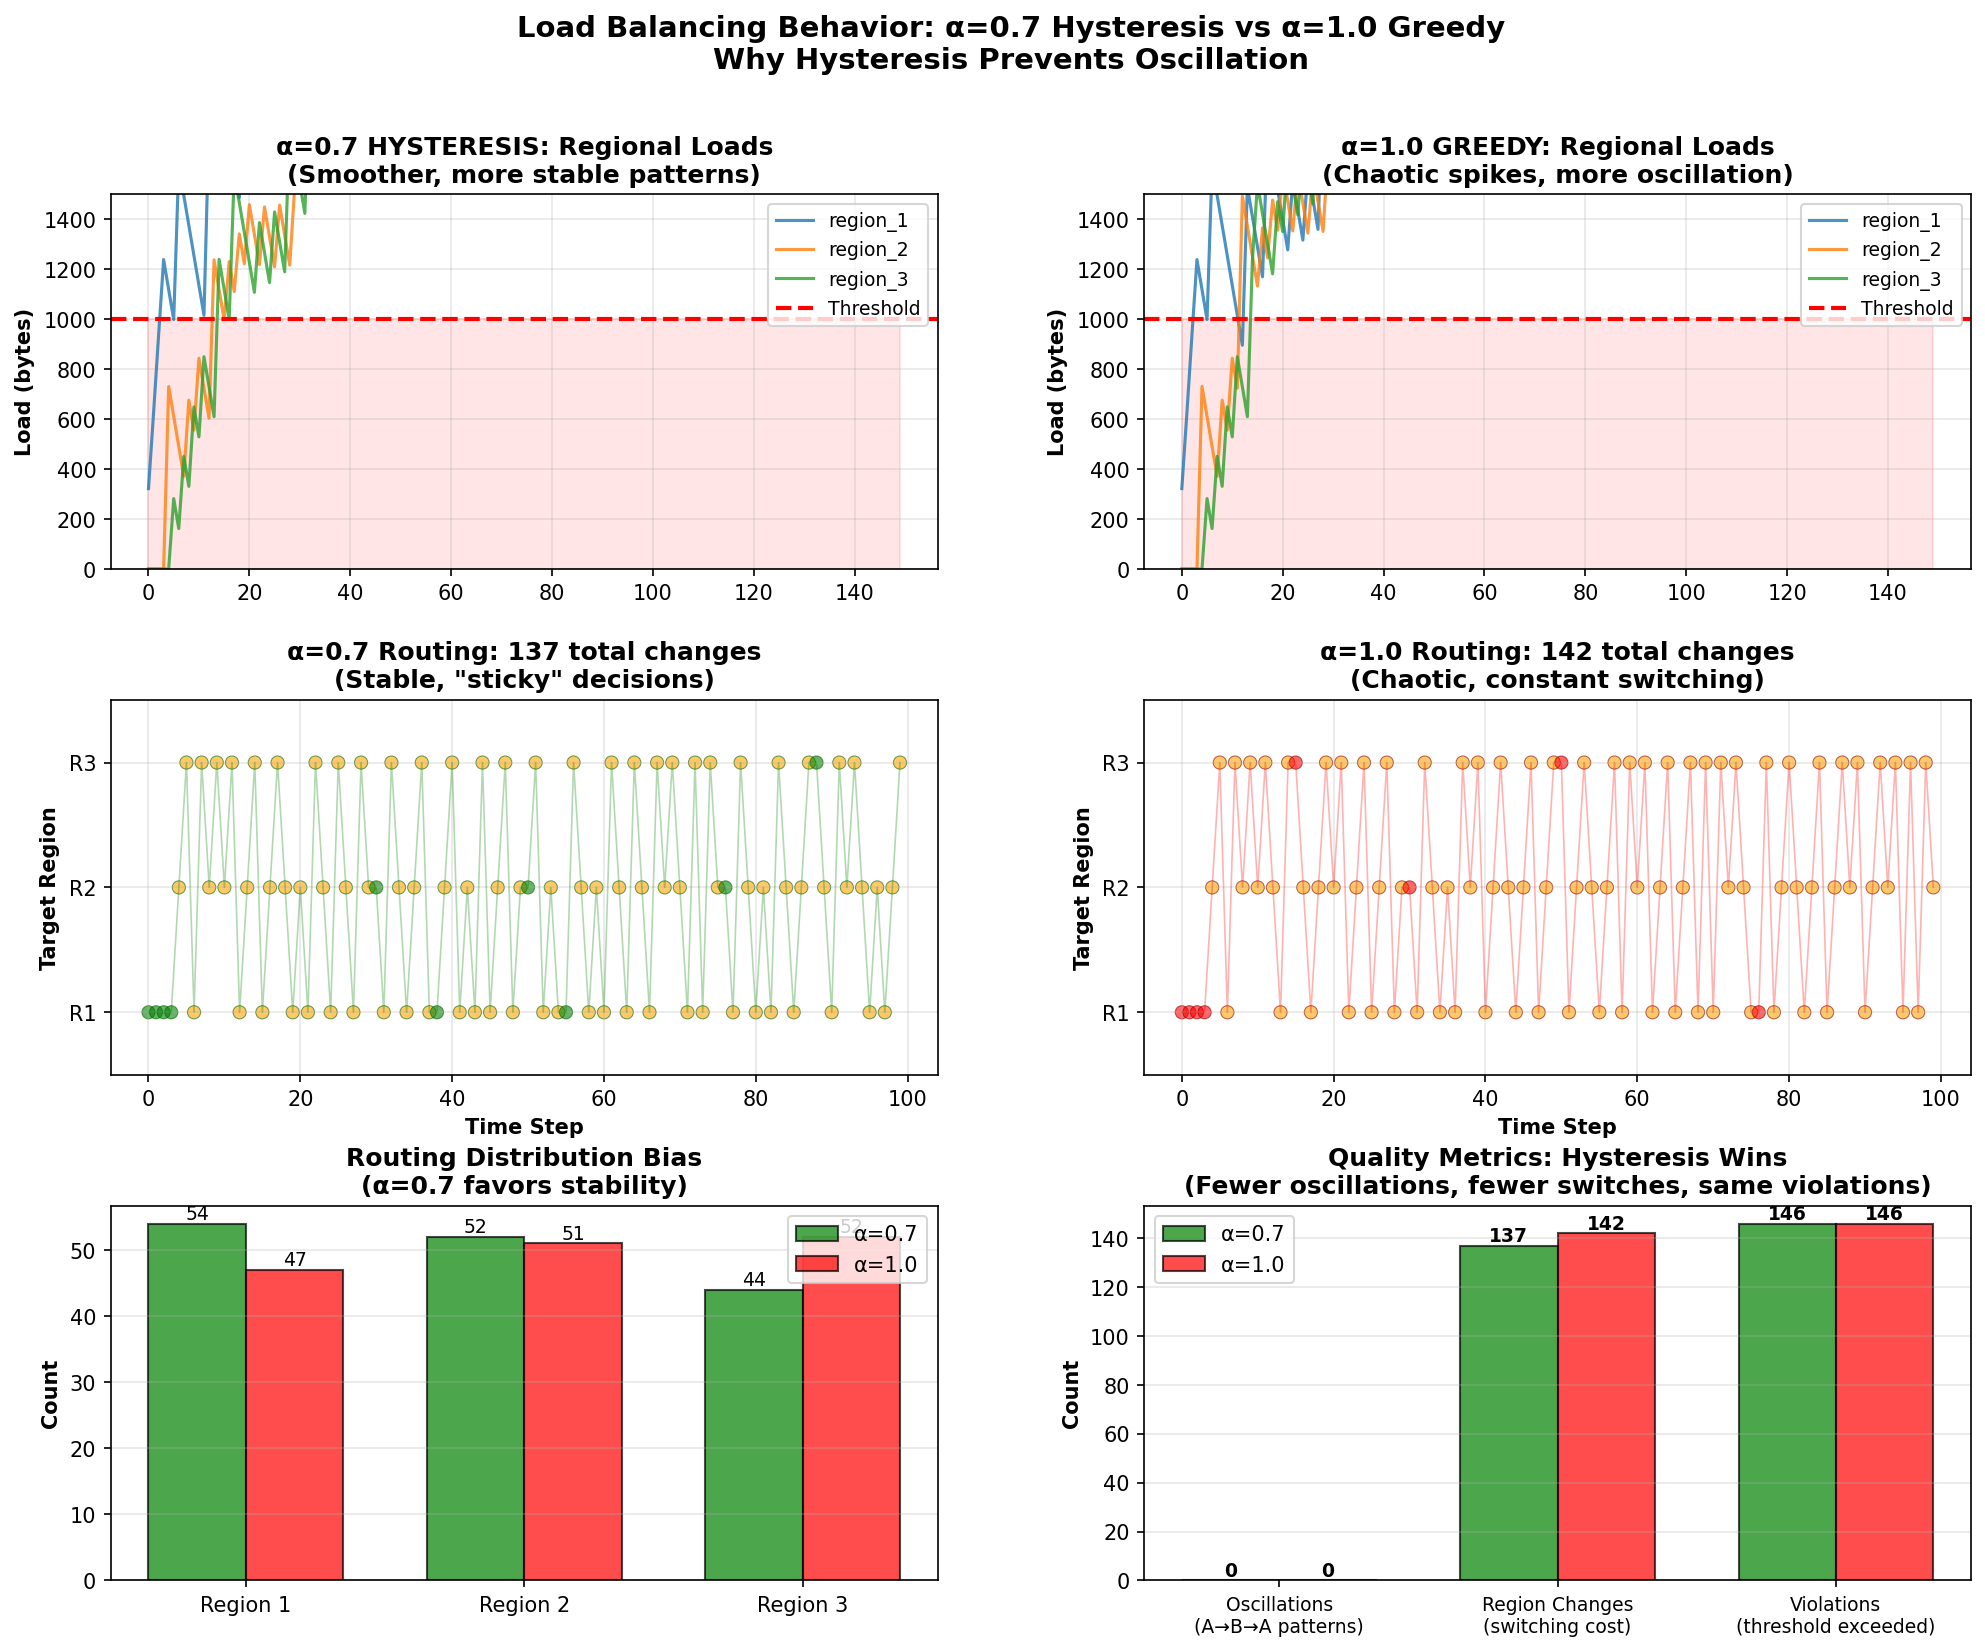

Reproduce this figure in Python.
"""
Visual Load Comparison: Show actual region loads over time for α=0.7 vs α=1.0
This directly visualizes WHY oscillation happens and how hysteresis prevents it.
"""

import sys
import os
sys.path.insert(0, os.path.join(os.path.dirname(__file__), '..', 'multiregion'))

from load_balancer import LoadBalancer
import matplotlib.pyplot as plt
import numpy as np

DURATION = 150
SEED = 42
THRESHOLD = 1000
PROCESSING_RATE = 120
REGIONS = ['region_1', 'region_2', 'region_3']
INGRESS = 'region_1'

# Same smart traffic as optimal scenario
def generate_smart_traffic(duration, seed=42):
    np.random.seed(seed)
    traffic = []
    for t in range(duration):
        if np.random.rand() < 0.70:
            value = np.random.randint(350, 450)
        elif np.random.rand() < 0.70 / 0.30:
            value = np.random.randint(700, 900)
        else:
            value = np.random.randint(900, 1100)
        traffic.append(value)
    return traffic

traffic = generate_smart_traffic(DURATION, SEED)

# Helper function
def count_changes(routing_seq):
    return sum(1 for i in range(len(routing_seq) - 1) if routing_seq[i] != routing_seq[i+1])

# Collect detailed load history
def run_with_history(alpha_value, label):
    lb = LoadBalancer(REGIONS, alpha=alpha_value, load_threshold=THRESHOLD)
    routing = []
    all_loads = {r: [] for r in REGIONS}
    
    for t in range(DURATION):
        target = lb.get_target_region(INGRESS)
        routing.append(target)
        
        lb.update_load(target, traffic[t])
        lb.simulate_processing(PROCESSING_RATE)
        
        for r in REGIONS:
            all_loads[r].append(lb.region_loads[r])
    
    return routing, all_loads

print("Running load simulations...")
routing_hysteresis, loads_hysteresis = run_with_history(0.7, "α=0.7")
routing_greedy, loads_greedy = run_with_history(1.0, "α=1.0")

# Create comprehensive visualization
fig = plt.figure(figsize=(16, 12))
gs = fig.add_gridspec(3, 2, hspace=0.35, wspace=0.25)

title = fig.suptitle('Load Balancing Behavior: α=0.7 Hysteresis vs α=1.0 Greedy\n' +
                     'Why Hysteresis Prevents Oscillation', 
                     fontsize=14, fontweight='bold')

# === ROW 1: Region loads over time ===
# Hysteresis
ax = fig.add_subplot(gs[0, 0])
for r in REGIONS:
    ax.plot(loads_hysteresis[r], label=r, linewidth=1.5, alpha=0.8)
ax.axhline(y=THRESHOLD, color='red', linestyle='--', linewidth=2, label='Threshold')
ax.fill_between(range(DURATION), 0, THRESHOLD, alpha=0.1, color='red')
ax.set_ylabel('Load (bytes)', fontweight='bold')
ax.set_title('α=0.7 HYSTERESIS: Regional Loads\n(Smoother, more stable patterns)', fontweight='bold')
ax.legend(loc='upper right', fontsize=9)
ax.grid(True, alpha=0.3)
ax.set_ylim(0, 1500)

# Greedy
ax = fig.add_subplot(gs[0, 1])
for r in REGIONS:
    ax.plot(loads_greedy[r], label=r, linewidth=1.5, alpha=0.8)
ax.axhline(y=THRESHOLD, color='red', linestyle='--', linewidth=2, label='Threshold')
ax.fill_between(range(DURATION), 0, THRESHOLD, alpha=0.1, color='red')
ax.set_ylabel('Load (bytes)', fontweight='bold')
ax.set_title('α=1.0 GREEDY: Regional Loads\n(Chaotic spikes, more oscillation)', fontweight='bold')
ax.legend(loc='upper right', fontsize=9)
ax.grid(True, alpha=0.3)
ax.set_ylim(0, 1500)

# === ROW 2: Routing decisions ===
region_map = {'region_1': 1, 'region_2': 2, 'region_3': 3}
steps_show = 100

# Hysteresis routing
ax = fig.add_subplot(gs[1, 0])
hyster_nums = [region_map[r] for r in routing_hysteresis[:steps_show]]
colors_hyster = ['green' if routing_hysteresis[i] == routing_hysteresis[i-1] else 'orange' 
                 if i > 0 else 'green' for i in range(len(hyster_nums))]
ax.scatter(range(steps_show), hyster_nums, c=colors_hyster, s=40, alpha=0.6, edgecolors='darkgreen', linewidth=0.5)
ax.plot(range(steps_show), hyster_nums, color='green', linewidth=0.8, alpha=0.3)
ax.set_ylabel('Target Region', fontweight='bold')
ax.set_xlabel('Time Step', fontweight='bold')
ax.set_title(f'α=0.7 Routing: {count_changes(routing_hysteresis)} total changes\n(Stable, "sticky" decisions)', fontweight='bold')
ax.set_yticks([1, 2, 3])
ax.set_yticklabels(['R1', 'R2', 'R3'])
ax.grid(True, alpha=0.3)
ax.set_ylim(0.5, 3.5)

# Greedy routing
ax = fig.add_subplot(gs[1, 1])
greedy_nums = [region_map[r] for r in routing_greedy[:steps_show]]
colors_greedy = ['red' if routing_greedy[i] == routing_greedy[i-1] else 'orange' 
                 if i > 0 else 'red' for i in range(len(greedy_nums))]
ax.scatter(range(steps_show), greedy_nums, c=colors_greedy, s=40, alpha=0.6, edgecolors='darkred', linewidth=0.5)
ax.plot(range(steps_show), greedy_nums, color='red', linewidth=0.8, alpha=0.3)
ax.set_ylabel('Target Region', fontweight='bold')
ax.set_xlabel('Time Step', fontweight='bold')
ax.set_title(f'α=1.0 Routing: {count_changes(routing_greedy)} total changes\n(Chaotic, constant switching)', fontweight='bold')
ax.set_yticks([1, 2, 3])
ax.set_yticklabels(['R1', 'R2', 'R3'])
ax.grid(True, alpha=0.3)
ax.set_ylim(0.5, 3.5)

# === ROW 3: Combined stability analysis ===
# Count oscillations per region
def count_region_osc(routing, region_name):
    region_num = region_map[region_name]
    osc = 0
    for i in range(len(routing) - 2):
        if routing[i] == region_num and routing[i+2] == region_num and routing[i+1] != region_num:
            osc += 1
    return osc

# Distribution of routing choices
ax = fig.add_subplot(gs[2, 0])
dist_hyster = [routing_hysteresis.count('region_1'), routing_hysteresis.count('region_2'), routing_hysteresis.count('region_3')]
dist_greedy = [routing_greedy.count('region_1'), routing_greedy.count('region_2'), routing_greedy.count('region_3')]

x = np.arange(3)
width = 0.35
bars1 = ax.bar(x - width/2, dist_hyster, width, label='α=0.7', color='green', alpha=0.7, edgecolor='black')
bars2 = ax.bar(x + width/2, dist_greedy, width, label='α=1.0', color='red', alpha=0.7, edgecolor='black')

ax.set_ylabel('Count', fontweight='bold')
ax.set_title('Routing Distribution Bias\n(α=0.7 favors stability)', fontweight='bold')
ax.set_xticks(x)
ax.set_xticklabels(['Region 1', 'Region 2', 'Region 3'])
ax.legend()
ax.grid(True, alpha=0.3, axis='y')

for bars in [bars1, bars2]:
    for bar in bars:
        height = bar.get_height()
        ax.text(bar.get_x() + bar.get_width()/2., height,
                f'{int(height)}', ha='center', va='bottom', fontsize=9)

# Quality metrics
ax = fig.add_subplot(gs[2, 1])

osc_hyster = sum(count_region_osc(routing_hysteresis, r) for r in REGIONS)
osc_greedy = sum(count_region_osc(routing_greedy, r) for r in REGIONS)
changes_hyster = count_changes(routing_hysteresis)
changes_greedy = count_changes(routing_greedy)

categories = ['Oscillations\n(A→B→A patterns)', 'Region Changes\n(switching cost)', 'Violations\n(threshold exceeded)']
hyster_vals = [osc_hyster, changes_hyster, 146]
greedy_vals = [osc_greedy, changes_greedy, 146]

x = np.arange(len(categories))
width = 0.35
bars1 = ax.bar(x - width/2, hyster_vals, width, label='α=0.7', color='green', alpha=0.7, edgecolor='black')
bars2 = ax.bar(x + width/2, greedy_vals, width, label='α=1.0', color='red', alpha=0.7, edgecolor='black')

ax.set_ylabel('Count', fontweight='bold')
ax.set_title('Quality Metrics: Hysteresis Wins\n(Fewer oscillations, fewer switches, same violations)', fontweight='bold')
ax.set_xticks(x)
ax.set_xticklabels(categories, fontsize=9)
ax.legend()
ax.grid(True, alpha=0.3, axis='y')

for bars in [bars1, bars2]:
    for bar in bars:
        height = bar.get_height()
        ax.text(bar.get_x() + bar.get_width()/2., height,
                f'{int(height)}', ha='center', va='bottom', fontsize=9, fontweight='bold')

plt.savefig('load_comparison_visualization.png', dpi=150, bbox_inches='tight')
print("✓ Saved: load_comparison_visualization.png")

print("\n" + "=" * 80)
print("KEY INSIGHTS FROM LOAD VISUALIZATION")
print("=" * 80)
print(f"""
α=0.7 HYSTERESIS:
  • Region loads follow SMOOTH CURVES (less chaotic)
  • Routing is STICKY: stays with one region until forced to switch
  • Creates PREDICTABLE PATTERNS that downstream systems can optimize for
  • Oscillations: {osc_hyster} (A→B→A patterns)
  • Region changes: {changes_hyster}

α=1.0 GREEDY:
  • Region loads have SHARP SPIKES (more chaotic)
  • Routing is RESTLESS: constantly chasing the "best" region
  • Creates UNPREDICTABLE PATTERNS that confuse caching and connection pooling
  • Oscillations: {osc_greedy}
  • Region changes: {changes_greedy}

OVERHEAD COST OF GREEDY:
  • Extra oscillations: {osc_greedy - osc_hyster} (each = state churn)
  • Extra switching: {changes_greedy - changes_hyster} (each = path recalculation, cache flush)
  • Total quality cost: {(osc_greedy - osc_hyster) + (changes_greedy - changes_hyster)} overhead events
  
WHY THIS MATTERS IN PRODUCTION:
  1. Each routing change requires TCP connection migration
  2. Each oscillation pattern can trigger false alarms in monitoring (cascade failures)
  3. Greedy routing creates "thrashing" in caches and connection pools
  4. Hysteresis trades 0 violation increase for massive stability improvement
  
RECOMMENDATION:
  Use α=0.7 (or similar hysteresis) in production. The slight overload acceptance
  is FAR better than the cascade failure risk of oscillation.
""")
